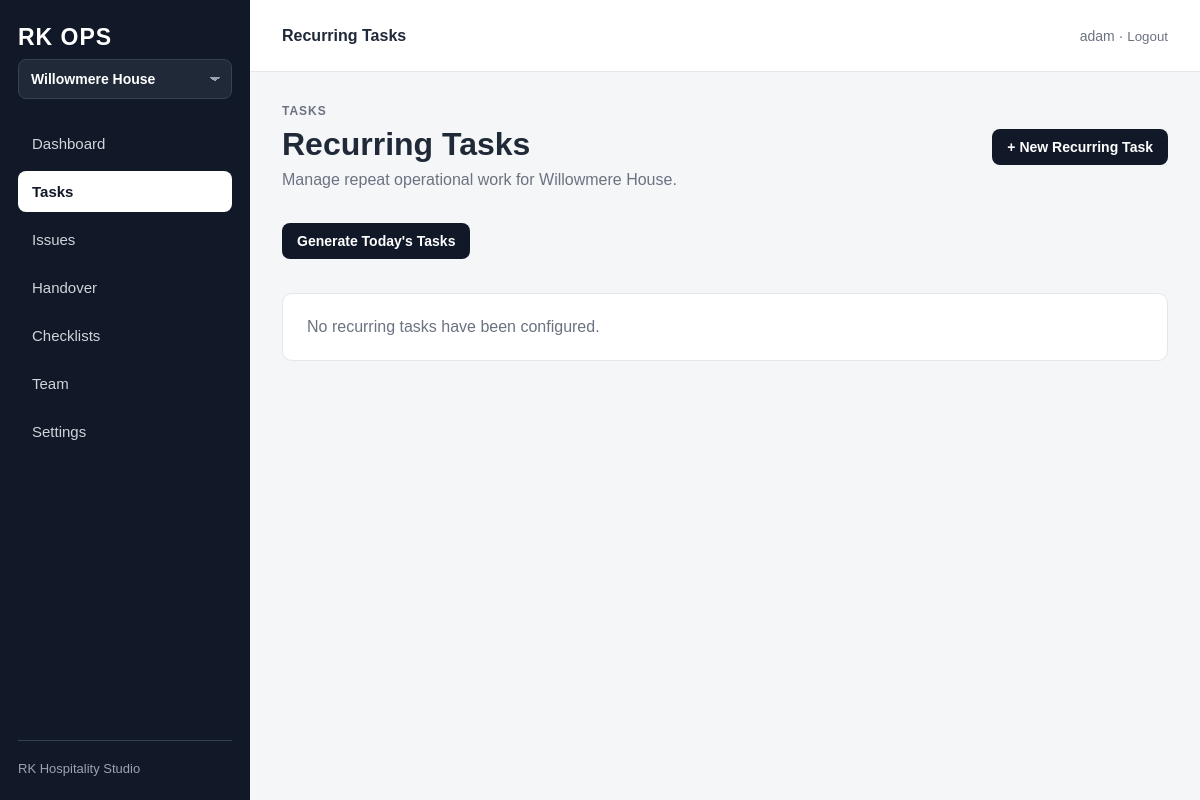
Page /p/willowmere-house/tasks/recurring/ (signed in) on the earlier database version.
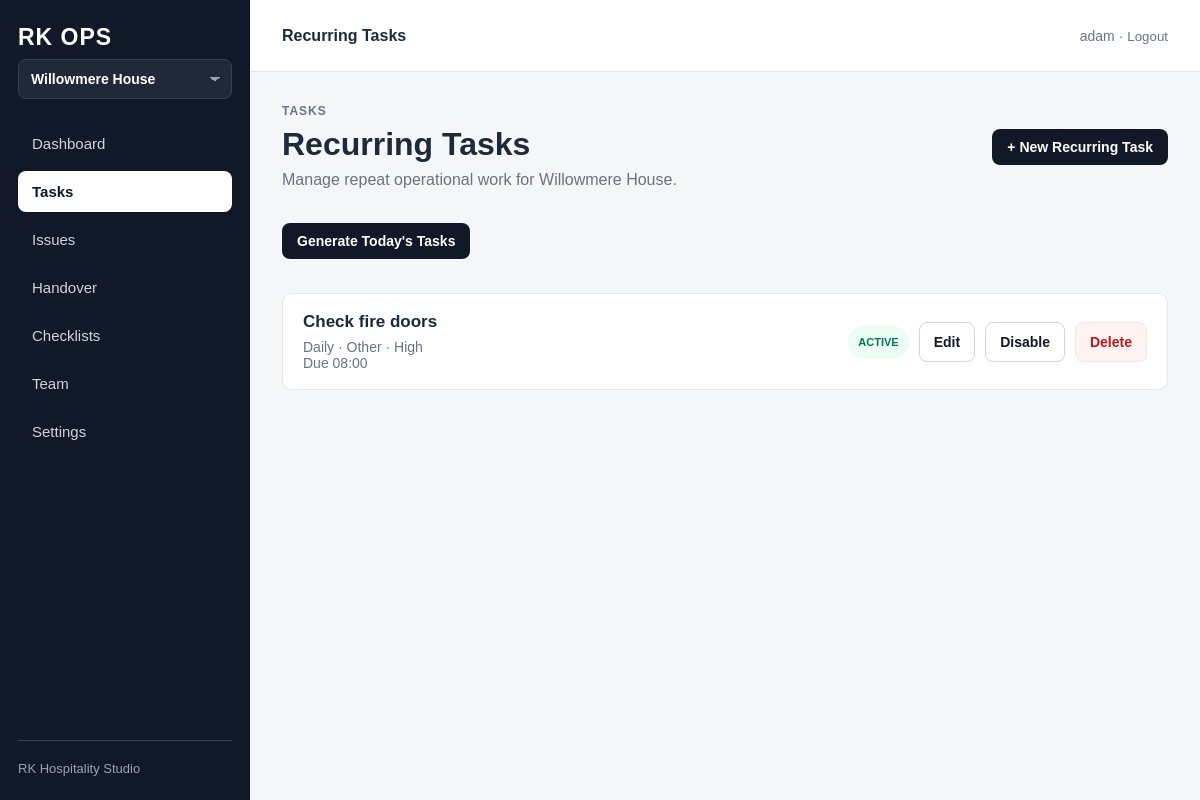
Same page on the later database version.
### operations/models.py (models this page shows, shortened)
class RecurringTask(models.Model):
    class Frequency(models.TextChoices):
        DAILY = "daily", "Daily"
        WEEKLY = "weekly", "Weekly"
    class Weekday(models.IntegerChoices):
        MONDAY = 0, "Monday"
        TUESDAY = 1, "Tuesday"
        WEDNESDAY = 2, "Wednesday"
        THURSDAY = 3, "Thursday"
        FRIDAY = 4, "Friday"
        SATURDAY = 5, "Saturday"
        SUNDAY = 6, "Sunday"
    property = models.ForeignKey(
        Property,
        on_delete=models.CASCADE,
        related_name="recurring_tasks",
    )
    title = models.CharField(max_length=200)
    description = models.TextField(blank=True)
    category = models.CharField(
        max_length=30,
        choices=Task.Category.choices,
        default=Task.Category.OTHER,
    )
    priority = models.CharField(
        max_length=20,
        choices=Task.Priority.choices,
        default=Task.Priority.MEDIUM,
    )
    assigned_to = models.ForeignKey(
        settings.AUTH_USER_MODEL,
        on_delete=models.SET_NULL,
        null=True,
        blank=True,
        related_name="assigned_recurring_ops_tasks",
    )
    frequency = models.CharField(
        max_length=20,
        choices=Frequency.choices,
        default=Frequency.DAILY,
    )
    weekday = models.PositiveSmallIntegerField(
        choices=Weekday.choices,
        null=True,
        blank=True,
    )
    due_time = models.TimeField(
        null=True,
        blank=True,
    )
    is_active = models.BooleanField(default=True)
    created_at = models.DateTimeField(auto_now_add=True)
    updated_at = models.DateTimeField(auto_now=True)
    class Meta:
        ordering = ["title"]

### operations/views.py (the view)
@login_required
def recurring_task_list(request, property_slug):
    property_obj = require_management_access(
        request.user,
        property_slug,
    )
    recurring_tasks = (
        RecurringTask.objects
        .filter(property=property_obj)
        .select_related("assigned_to")
    )
    context = {
        "property": property_obj,
        "recurring_tasks": recurring_tasks,
        "active_page": "tasks",
    }
    return render(
        request,
        "operations/recurring_task_list.html",
        context,
    )

### operations/utils.py (called while the page is built)
def get_property_for_user(user, property_slug):
    property_obj = get_object_or_404(
        Property,
        slug=property_slug,
        is_active=True,
    )
    if user.is_superuser:
        return property_obj, None
    membership = (
        PropertyMembership.objects
        .filter(
            property=property_obj,
            user=user,
            is_active=True,
        )
        .first()
    )
    if not membership:
        raise PermissionDenied(
            "You do not have access to this property."
        )
    return property_obj, membership

def require_management_access(user, property_slug):
    property_obj, membership = get_property_for_user(
        user,
        property_slug,
    )
    if user.is_superuser:
        return property_obj
    allowed_roles = {
        PropertyMembership.Role.OWNER,
        PropertyMembership.Role.MANAGER,
    }
    if membership.role not in allowed_roles:
        raise PermissionDenied(
            "You do not have permission to manage this area."
        )
    return property_obj

### operations/templates/operations/recurring_task_list.html (shortened to what this page needs)
{% extends "operations/base.html" %}
{% block topbar_title %}
Recurring Tasks
{% endblock %}
{% block content %}
<div class="section-header">
    <div>
        <p class="page-eyebrow">
            Tasks
        </p>
        <h1 class="page-title">
            Recurring Tasks
        </h1>
        <p class="page-subtitle">
            Manage repeat operational work for {{ property.name }}.
        </p>
    </div>
    <a
        href="{% url 'operations:recurring_task_create' property.slug %}"
        class="button"
    >
        + New Recurring Task
    </a>
</div>
<section class="section">
    <form
        method="post"
        action="{% url 'operations:recurring_task_generate_today' property.slug %}"
    >
        <button
            type="submit"
            class="button"
        >
            Generate Today's Tasks
        </button>
    </form>
</section>
<section class="section">
    <div class="task-list">
        {% for recurring in recurring_tasks %}
            <article class="task-card">
                <div>
                    <h3 class="task-title">
                        {{ recurring.title }}
                    </h3>
                    <div class="task-meta">
                        {{ recurring.get_frequency_display }}
                        · {{ recurring.get_category_display }}
                        · {{ recurring.get_priority_display }}
                    </div>
                    {% if recurring.due_time %}
                        <div class="task-meta">
                            Due {{ recurring.due_time|time:"H:i" }}
                        </div>
                    {% endif %}
                </div>
                <div class="recurring-actions">
                    <span
                        class="
                            recurring-status
                            {% if recurring.is_active %}
                                status-active
                            {% else %}
                                status-inactive
                            {% endif %}
                        "
                    >
                        {% if recurring.is_active %}
                            Active
                        {% else %}
                            Inactive
                        {% endif %}
                    </span>
                    <a
                        href="{% url 'operations:recurring_task_edit' property.slug recurring.pk %}"
                        class="action-button"
                    >
                        Edit
                    </a>
                    <form
                        method="post"
                        action="{% url 'operations:recurring_task_toggle' property.slug recurring.pk %}"
                    >
                        <button
                            type="submit"
                            class="action-button"
                        >
                            {% if recurring.is_active %}
                                Disable
                            {% else %}
                                Enable
                            {% endif %}
                        </button>
                    </form>
                    <form
                        method="post"
                        action="{% url 'operations:recurring_task_delete' property.slug recurring.pk %}"
                        onsubmit="return confirm('Delete this recurring task?');"
                    >
                        <button
                            type="submit"
                            class="action-button danger-button"
                        >
                            Delete
                        </button>
                    </form>
                </div>
            </article>
        {% empty %}
            <div class="empty-state">
                No recurring tasks have been configured.
            </div>
        {% endfor %}
    </div>
</section>
{% endblock %}

Differences in the rows shown:
added RecurringTask: title "Check fire doors", frequency "Daily", category "Other", priority "High", due_time "08:00", is_active "ACTIVE"
Other differences:
text no longer shown: "No recurring tasks have been configured."
